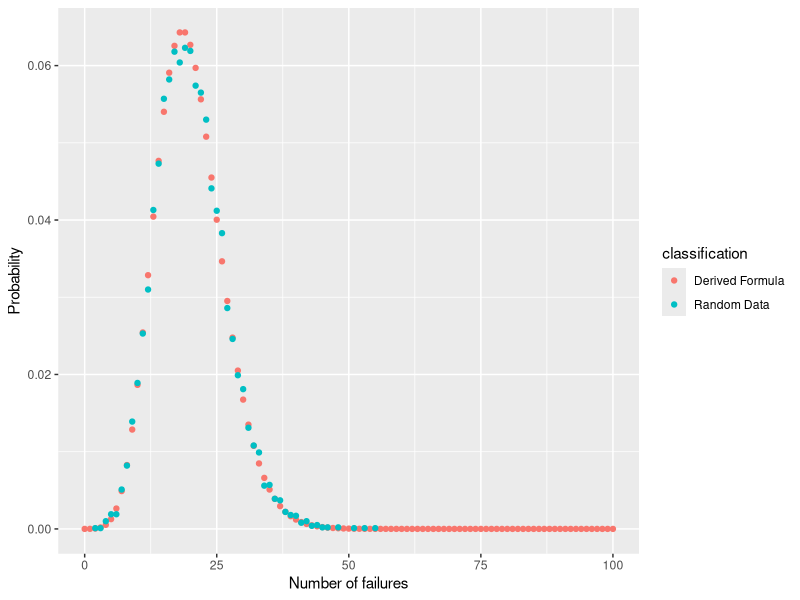

Write the R code that produced this figure.
#Q3 (b)
install.packages("ggplot2")
library("ggplot2")

#returned the number of failures before the nth success
set.seed(42)
random=rnbinom(10000,20,0.5)
nb_data=table(random)
nb_data=data.frame(nb_data,stringsAsFactors=FALSE)
i=1
percent=c()
classification=c()
l=length(nb_data[,1])

#length(nb_data[,1])can determine the maximum value of i
l=length(nb_data[,1])
while(i<=l){
  percentage=nb_data[i,2]/10000
  percent=c(percent,percentage)
  classification=c('Random Data')
  i=i+1
}
nb_data=data.frame(nb_data,percent,classification)

#Derived probability mass function
#As the question's requirement, The number of failures is from 0 to 100
#so the range of sum of successes and failures is from 20 to 120
#My derived pdf is P(X=k;r;p)=(k-1)C(r-1)*p^r*(1-p)^(k-r)
#However,k is the sum of successes and failures, so k=failure+20
failure=0
r=20
p=0.5
pdf_failure=c()
pdf_percent=c()
class=c()
while(failure<=100){
  k=failure+20
  pdf_percentage=(factorial(k-1))/(factorial(k-r)*factorial(r-1))*(p^r)*p^(k-r)
  pdf_percent=c(pdf_percent,pdf_percentage)
  pdf_failure=c(pdf_failure,failure)
  class=c('Derived Formula')
  failure=failure+1
}

nb_pdf=data.frame(pdf_failure,pdf_percent,class)

#Combine two dataframes and plot the graph
names(nb_pdf)=c("random","percent","classification")
nb_data=nb_data[,-2]
com_data=rbind(nb_pdf,nb_data)
com_data$random=as.numeric(com_data$random)
ggp=ggplot(data=com_data)+
  geom_point(mapping=aes(x=random,y=percent,color=classification))+
  labs(x='Number of failures',y='Probability')
print(ggp)


#Q3 (d)

#This is a binomial distribution situation. 
#rbinom(n, size, r) simulates n times of hit times of the cat within 104 weeks
set.seed(104)
hit_time=rbinom(100000,104,0.05)
hit=data.frame(table(hit_time))

#Calculate the proportion of n times hits within 104 weeks
f=1
l_d=length(hit[,1])
d_proportion=c()
while(f<=l_d){
  d_proportion=c(d_proportion,hit[f,2]/100000)
  f=f+1
}
hit=data.frame(hit,d_proportion)

#One life, can die 0 times
one_life=hit[1,3]
#Two lives, can die 1 or fewer times
two_lives=hit[2,3]+one_life
#Three lives, can die 2 or fewer times
three_lives=hit[3,3]+two_lives
#Four lives, can die 3 or fewer times
four_lives=hit[4,3]+three_lives
#Five lives, can die 4 or fewer times
five_lives=hit[5,3]+four_lives
#Six lives, can die 5 or fewer times
six_lives=hit[6,3]+five_lives
#Severn lives, can die 6 or fewer times
seven_lives=hit[7,3]+six_lives
#Eight lives, can die 7 or fewer times
eight_lives=hit[8,3]+seven_lives
#Nine lives, can die 8 or fewer times
nine_lives=hit[9,3]+eight_lives

#Print out results
print(one_life)
print(two_lives)
print(three_lives)
print(four_lives)
print(five_lives)
print(six_lives)
print(seven_lives)
print(eight_lives)
print(nine_lives)